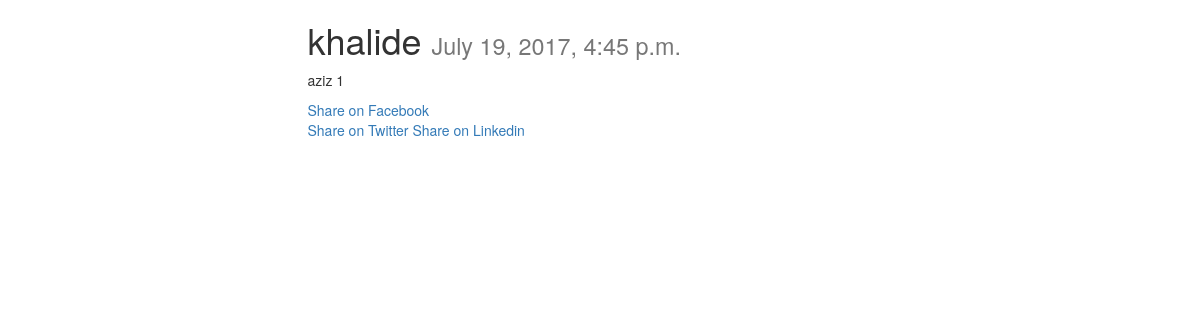
The app's page /posts/detail/khalide/ with its own data.
### posts/models.py (models this page shows, shortened)
class Post(models.Model):
	title = models.CharField(max_length=50)
	content = models.TextField()
	updated = models.DateField(auto_now=True)
	timestamp = models.DateTimeField(auto_now_add=True)
	image = models.ImageField(null=True, blank=True, upload_to="post_images")
	slug = models.SlugField(unique=True)
	author = models.ForeignKey(User, default=1)
	draft = models.BooleanField(default=False)
	publish = models.DateField(auto_now=False, auto_now_add=False)
	class Meta:
		ordering = ["timestamp", "-updated"]

### posts/views.py (the view)
# urls.py: url(r'^detail/(?P<post_slug>[-\w]+)/$',views.post_detail,name='detail'),
def post_detail(request, post_slug):
    obj = get_object_or_404(Post, slug=post_slug)
    if obj.publish>timezone.now().date() or obj .draft:
        if not (request.user.is_staff or request.user.is_superuser):
            raise Http404
    context = {
        "instance": obj,
        "share_string": quote(obj.content)
        }
    return render (request, 'post_detail.html', context)

### posts/templatetags/urlify.py (called while the page is built)
@register.filter
def urlify(value):
    return quote(value)

### posts/templates/post_detail.html (shortened to what this page needs)
{% extends "base.html" %}
{% load urlify %}
{% block content %}
<div class="row">
    <div class="col-sm-6 col-sm-offset-3">
        <h1>{{instance.title}} <small>{{instance.timestamp}}</small></h1>
        {{instance.content| linebreaks}}
        <a href="https://www.facebook.com/sharer/sharer.php?u={{request.build_absolute_uri}}">
        Share on Facebook
        </a>
        <br>
        <a href="https://twitter.com/home?status={{share_string}}%20{{request.build_absolute_uri}}">
Share on Twitter
</a>
        <a href="https://www.linkedin.com/shareArticle?mini=true&url={{request.build_absolute_uri}}&title={{instance.title|urlify}}&summary={{instance.content|truncatechars:35|urlify}}&source={{request.build_absolute_uri}}">
        Share on Linkedin
        </a>
    </div>
</div>
{% endblock content %}

### records on screen
Post: title "khalide", timestamp "July 19, 2017, 4:45 p.m.", content "aziz 1"
